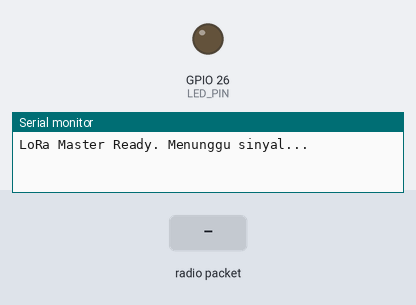
Simulated run of this sketch. Board: ESP32. On the bench: output pins drawn as LEDs (lit = HIGH), the last lines printed to the serial monitor. The inputs (shaded band) are chosen by the test bench. No radio packets arrive unless stated.

Above: at 1.2 s.
1.3 s: radio packet "1" arrives
At 2.1 s:
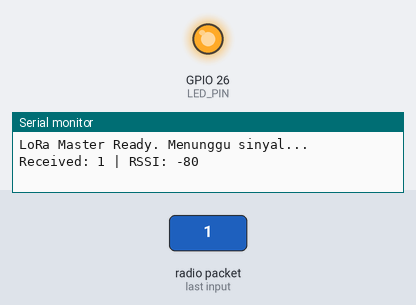
2.8 s: radio packet "0" arrives
At 3.2 s:
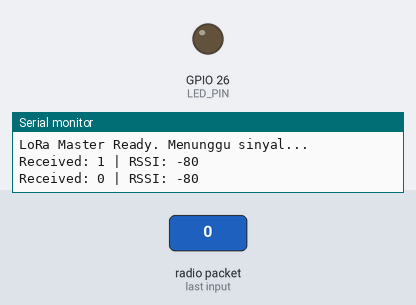
Timing chart, 0 to 5.8 s (numbered marks = the images above; inputs shaded):
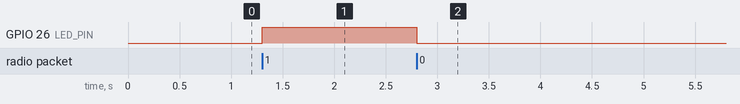

Measured:
- after the input at 1.3 s, GPIO 26 (LED_PIN): LOW → HIGH at once
- after the input at 2.8 s, GPIO 26 (LED_PIN): HIGH → LOW at once

The sketch:

led-receiver.ino
```cpp
#include <SPI.h>
#include <LoRa.h>

SPIClass spiLoRa(VSPI);

// Menggunakan pin yang aman dari masalah booting
#define LED_PIN 26

void setup() {
  Serial.begin(115200);

  pinMode(LED_PIN, OUTPUT);
  digitalWrite(LED_PIN, LOW);

  // Inisialisasi SPI
  spiLoRa.begin(18, 19, 23, 5);
  LoRa.setSPI(spiLoRa);

  // CS=5, RST=14, DIO0=4 (menghindari GPIO2)
  LoRa.setPins(5, 14, 4);

  if (!LoRa.begin(433E6)) {
    Serial.println("LoRa Master gagal!");
    while (1);
  }

  LoRa.setSyncWord(0xF3);
  LoRa.enableCrc(); // Wajib diaktifkan juga di sisi penerima

  Serial.println("LoRa Master Ready. Menunggu sinyal...");
}

void loop() {
  int packetSize = LoRa.parsePacket();

  if (packetSize) {
    String incomingData = "";
    while (LoRa.available()) {
      incomingData += (char)LoRa.read();
    }

    Serial.print("Received: ");
    Serial.print(incomingData);
    Serial.print(" | RSSI: ");
    Serial.println(LoRa.packetRssi());

    // Logika kontrol LED yang lebih efisien
    if (incomingData == "1") {
      digitalWrite(LED_PIN, HIGH);
    }
    else if (incomingData == "0") {
      digitalWrite(LED_PIN, LOW);
    }
  }
}
```
